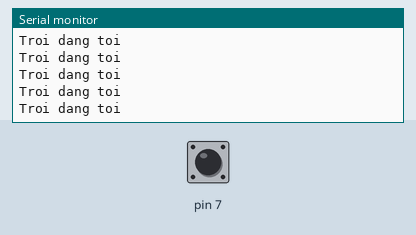
The sketch below on a simulated Arduino Uno, built with avr-gcc and run on an emulated ATmega328P. Shown: the last lines printed to the serial monitor. The inputs (shaded band) are chosen by the test bench; at power-on: pin 7 HIGH.

Above: at 3.2 s.
3.3 s: pin 7 driven LOW
At 4.2 s:
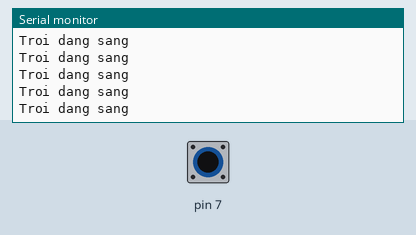
5.2 s: pin 7 driven HIGH
At 5.8 s:
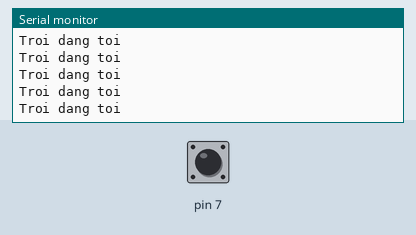
8.2 s: pin 7 driven LOW
At 9.2 s:
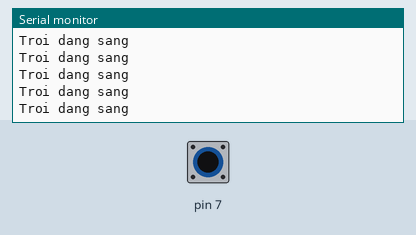
11.2 s: pin 7 pulsed HIGH 2 times (0.12 s each, 0.3 s apart)
14.8 s: pin 7 driven HIGH
At 15.4 s:
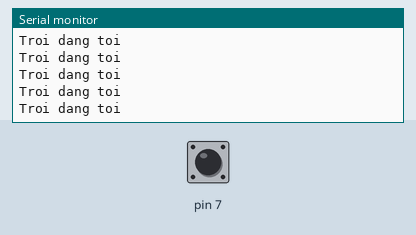
17.8 s: pin 7 driven LOW
At 18.3 s:
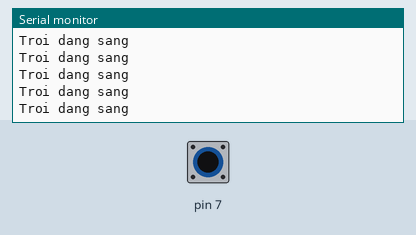

The sketch:

QuangTro_CDS.ino
```cpp
/* Chương Trình Test Cảm Biến Ánh Sáng Quang Trở CDS - *BQB* - Hshop.vn
Link sản phẩm https://hshop.vn/products/cam-bien-anh-sang-quang-tro-2
Module AS Quang Trở CDS --- Arduino
    VCC                       5v
    GND                       GNDA0
    DO                        D7
Khi trời sáng thì tín hiệu D0 ra mức LOW
*/

void setup() {
  pinMode(7,INPUT);
  Serial.begin(9600);
  Serial.println("Test Module Ánh Sáng Quang Trở CDS - Hshop");
  delay(2000);

}

void loop() {
    if(digitalRead(7)==LOW){
    Serial.println("Troi dang sang ");
    }else if(digitalRead(7)==HIGH){
    Serial.println("Troi dang toi ");
    }
    delay(10);

}
```

Measured:
- after the input at 3.3 s, the serial monitor: prints a new line after 0.07 s (image 1)
- after the input at 14.8 s, the serial monitor: prints a new line after 0.07 s (image 4)
